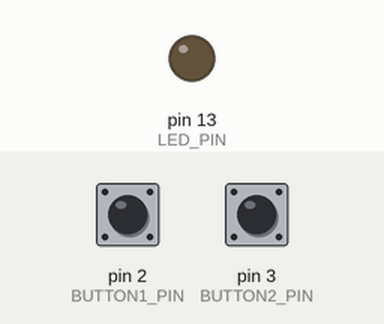
Simulated run of this sketch. Board: Arduino Uno, built with avr-gcc and run on an emulated ATmega328P. Shown: output pins drawn as LEDs (lit = HIGH). Dashed ring = blinking. Inputs (shaded band) come from the test bench; at power-on: pin 3 (BUTTON2_PIN) LOW, pin 2 (BUTTON1_PIN) LOW.

Above: at 1.2 s.
1.3 s: pin 3 (BUTTON2_PIN) pulled HIGH for 3.2 s
At 5.3 s:
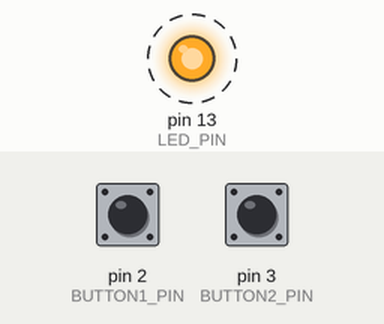
Timing chart, 0 to 13.5 s (numbered marks = the images above; inputs shaded):
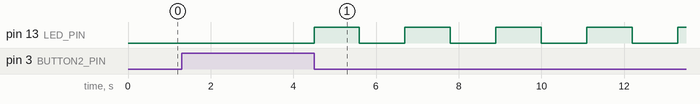

Measured:
- by itself, pin 13 (LED_PIN): alternates HIGH for 1.1 s and LOW for 1.1 s

The sketch:

tarefa_02.ino
```cpp
/**
  * Piscar o LED a cada 1 segundo
  * Botão 1: Acelerar o piscapisca cada pressionamento
  * Botão 2: Desacelerar a cada pressionamento
  * Botão 1+2 (em menos de 500ms): Parar
*/

#define LED_PIN 13
#define BUTTON1_PIN 2
#define BUTTON2_PIN 3

typedef enum {
  Idle,
  Button1Pressed,
  InButton1Pressed,
  Button2Pressed,
  InButton2Pressed,
  AllButtonsPressed,
} State;

State state_machine;
unsigned long old_time;
unsigned long new_time;
unsigned long wait_time;
int led_state;

const unsigned long debounce_delay = 50;
const unsigned long change_time = 100;
const unsigned long stop_time = 500;

void IdleFunc(int button1, int button2)
{
  if (button1 == HIGH && button2 == HIGH) {
    state_machine = AllButtonsPressed;
  }
  else if (button1 == HIGH) {
    state_machine = Button1Pressed;
  }
  else if (button2 == HIGH) {
    state_machine = Button2Pressed;
  }

  if (new_time >= old_time + wait_time) {
    old_time = new_time;
    led_state = !led_state;
    digitalWrite(LED_PIN, led_state);
  }
}

int IsDebounce()
{
  return (new_time - debounce_delay <= old_time);
}

void VerifyAllButtonsPressed(int button1, int button2)
{
  if (IsDebounce()) {
    return;
  }

  if (button1 == HIGH && button2 == HIGH) {
    while(1);
  }
  else {
    state_machine = Idle;
  }
}

void VerifyButton1Pressed(int button1, int button2)
{
  if (IsDebounce()) {
    return;
  }

  if (button1 == HIGH && button2 == LOW && state_machine != InButton1Pressed) {
    state_machine = InButton1Pressed;
    wait_time -= change_time;
  }
  else if (button1 == LOW && button2 == LOW) {
    state_machine = Idle;
  }
  else if (button1 == LOW && button2 == HIGH) {
    state_machine = Button2Pressed;
  }
  else  if (button1 == HIGH && button2 == HIGH && new_time - old_time <= stop_time) {
    state_machine = AllButtonsPressed;
  }
}

void VerifyButton2Pressed(int button1, int button2)
{
  if (IsDebounce()) {
    return;
  }

  if (button2 == HIGH && button1 == LOW && state_machine != InButton2Pressed) {
    state_machine = InButton2Pressed;
    wait_time += change_time;
  }
  else if (button2 == LOW && button1 == LOW) {
    state_machine = Idle;
  }
  else if (button2 == LOW && button1 == HIGH) {
    state_machine = Button1Pressed;
  }
  else if (button2 == HIGH && button1 == HIGH && new_time - old_time <= stop_time) {
    state_machine = AllButtonsPressed;
  }
}

void setup()
{
  state_machine = Idle;
  old_time = millis();
  wait_time = 1000;
  led_state = HIGH;

  pinMode(LED_PIN, OUTPUT);
  pinMode(BUTTON1_PIN, INPUT);
  pinMode(BUTTON2_PIN, INPUT);
}

void loop()
{
  new_time = millis();
  int button1 = digitalRead(BUTTON1_PIN);
  int button2 = digitalRead(BUTTON2_PIN);

  switch(state_machine) {
    case Idle:
      IdleFunc(button1, button2);
    break;

    case Button1Pressed:
    case InButton1Pressed:
      VerifyButton1Pressed(button1, button2);
    break;

    case Button2Pressed:
    case InButton2Pressed:
      VerifyButton2Pressed(button1, button2);
    break;

    case AllButtonsPressed:
      VerifyAllButtonsPressed(button1, button2);
    break;

    default:
      state_machine = Idle;
    break;
  }
}
```

event_driven.cpp
```cpp
#include "event_driven.h"

#include <Arduino.h>

EventDriven::EventDriven()
  : m_pin_count(0)
{
}

EventDriven::~EventDriven()
{
}

void EventDriven::ButtonListenCb(void(*bt_cb)(int, int))
{
  m_bt_cb = bt_cb;
}

bool EventDriven::ButtonListen(int pin)
{
  m_pin_count++;
  if (m_pin_count >= BUTTON_TOTAL)
    return false;

  int pos = m_pin_count - 1;

  m_pin[pos] = pin;
  pinMode(m_pin[pos], INPUT);

  m_state[pos] = digitalRead(m_pin[pos]);
  return true;
}

void EventDriven::TimerSetCb(void(*timer_cb)(int))
{
  m_timer_cb = timer_cb;
}

bool EventDriven::TimerSet(int id, unsigned long ms, bool reset)
{
  if (id >= TIMER_TOTAL)
    return false;

  if (reset) {
    m_old_time[id] = millis();
    m_new_time[id] = millis();
  }

  m_timer[id] = ms;
  return true;
}

void EventDriven::Setup(void(*init_cb)())
{
  for (int i=0; i<TIMER_TOTAL; i++) {
    m_old_time[i] = millis();
    m_new_time[i] = millis();
    m_timer[i] = 0;
  }

  init_cb();
}

void EventDriven::Loop()
{
  for (int i=0; i<m_pin_count; i++) {
    int state = digitalRead(m_pin[i]);
    if (m_state[i] != state) {
      m_state[i] = state;
      m_bt_cb(m_pin[i], m_state[i]);
    }
  }

  for (int i=0; i<TIMER_TOTAL; i++) {
    m_new_time[i] = millis();
    if (m_timer[i] != 0 && m_new_time[i] - m_old_time[i] >= m_timer[i]) {
      m_old_time[i] = m_new_time[i];
      m_timer_cb(i);
    }
  }
}
```

event_driven.h
```cpp
#ifndef EVENT_DRIVEN_H
#define EVENT_DRIVEN_H

#define BUTTON_TOTAL 4
#define TIMER_TOTAL 4

class EventDriven
{
  public:
    EventDriven();
    ~EventDriven();
    void ButtonListenCb(void(*bt_cb)(int, int));
    bool ButtonListen (int pin);
    void TimerSetCb(void(*timer_cb)(int));
    bool TimerSet(int id, unsigned long ms, bool reset);

    void Setup(void(*init_cb)());
    void Loop();

  private:
    int m_pin[BUTTON_TOTAL];
    int m_state[BUTTON_TOTAL];
    int m_pin_count;
    void (*m_bt_cb) (int, int);

    unsigned long m_old_time[TIMER_TOTAL];
    unsigned long m_new_time[TIMER_TOTAL];
    unsigned long m_timer[TIMER_TOTAL];
    int m_timer_count;
    void (*m_timer_cb) (int);
};

#endif
```
